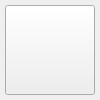
<?xml version="1.0" encoding="UTF-8"?>
<ui version="4.0">
 <class>AccountWidget</class>
 <widget class="QWidget" name="AccountWidget">
  <property name="geometry">
   <rect>
    <x>0</x>
    <y>0</y>
    <width>100</width>
    <height>100</height>
   </rect>
  </property>
  <property name="maximumSize">
   <size>
    <width>100</width>
    <height>100</height>
   </size>
  </property>
  <property name="windowTitle">
   <string>Form</string>
  </property>
  <widget class="QPushButton" name="accountButton">
   <property name="geometry">
    <rect>
     <x>5</x>
     <y>5</y>
     <width>90</width>
     <height>90</height>
    </rect>
   </property>
   <property name="styleSheet">
    <string notr="true"/>
   </property>
   <property name="text">
    <string/>
   </property>
  </widget>
 </widget>
 <resources/>
 <connections/>
</ui>
